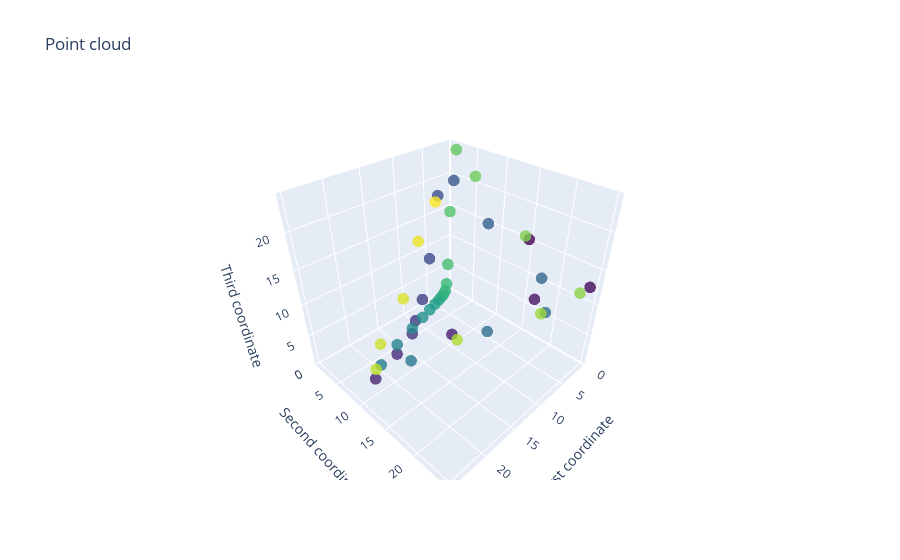

This figure's notebook cell:
### Code cell
# Plotting Takens embedding of the third outer window
window_number = 3
window = X_windows[window_number][:,:3]
plot_point_cloud(window)

### Figure 1 — Plotly figure (JSON) as saved in the notebook; plotly's stock layout.template omitted (floating-point values rounded to 4 significant figures)
{"data": [{"marker": {"color": [0, 1, 2, 3, 4, 5, 6, 7, 8, 9, 10, 11, 12, 13, 14, 15, 16, 17, 18, 19, 20, 21, 22, 23, 24, 25, 26, 27, 28, 29, 30, 31, 32, 33, 34, 35, 36, 37, 38, 39, 40], "colorscale": [[0, "#440154"], [0.1111, "#482878"], [0.2222, "#3e4989"], [0.3333, "#31688e"], [0.4444, "#26828e"], [0.5556, "#1f9e89"], [0.6667, "#35b779"], [0.7778, "#6ece58"], [0.8889, "#b5de2b"], [1, "#fde725"]], "opacity": 0.8, "size": 4}, "mode": "markers", "type": "scatter3d", "x": [0.6163, 1.564, 5.104, 14.99, 24.83, 19.75, 15.32, 13.16, 10.59, 8.286, 6.473, 5.141, 4.314, 4.241, 5.819, 11.15, 19.81, 21.93, 17.53, 13.33, 10.16, 7.755, 5.919, 4.517, 3.448, 2.633, 2.012, 1.541, 1.185, 0.9232, 0.7515, 0.7023, 0.9236, 1.951, 5.486, 14.58, 23.91, 21.14, 15.78, 12.04, 9.355], "y": [14.99, 24.83, 19.75, 15.32, 13.16, 10.59, 8.286, 6.473, 5.141, 4.314, 4.241, 5.819, 11.15, 19.81, 21.93, 17.53, 13.33, 10.16, 7.755, 5.919, 4.517, 3.448, 2.633, 2.012, 1.541, 1.185, 0.9232, 0.7515, 0.7023, 0.9236, 1.951, 5.486, 14.58, 23.91, 21.14, 15.78, 12.04, 9.355, 7.482, 6.479, 6.854], "z": [15.32, 13.16, 10.59, 8.286, 6.473, 5.141, 4.314, 4.241, 5.819, 11.15, 19.81, 21.93, 17.53, 13.33, 10.16, 7.755, 5.919, 4.517, 3.448, 2.633, 2.012, 1.541, 1.185, 0.9232, 0.7515, 0.7023, 0.9236, 1.951, 5.486, 14.58, 23.91, 21.14, 15.78, 12.04, 9.355, 7.482, 6.479, 6.854, 9.865, 16.18, 20.69]}], "layout": {"scene": {"xaxis": {"exponentformat": "e", "showexponent": "all", "title": {"text": "First coordinate"}, "type": "linear"}, "yaxis": {"exponentformat": "e", "showexponent": "all", "title": {"text": "Second coordinate"}, "type": "linear"}, "zaxis": {"exponentformat": "e", "showexponent": "all", "title": {"text": "Third coordinate"}, "type": "linear"}}, "title": {"text": "Point cloud"}}}
